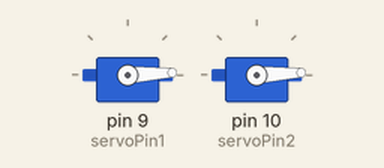
A sketch run on a simulated Arduino Uno, built with avr-gcc and run on an emulated ATmega328P. On the bench: 2 × servo.

Above: at 0.05 s.
At 1.35 s:
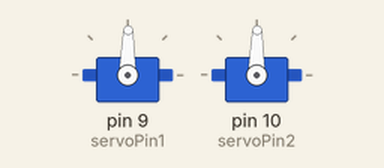
At 2.65 s:
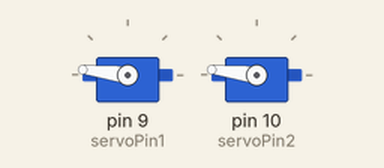
At 5.25 s:
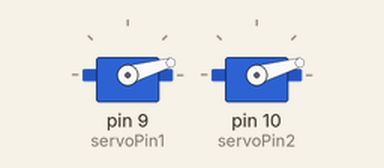
Timing chart, 0 to 7.1 s (numbered marks = the images above):
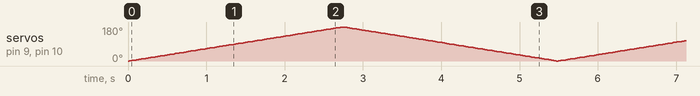

The sketch:

ServoMotor_Control.ino
```cpp
/*
 * Методическое пособие: Управление сервомоторами с помощью Arduino
 * Данный код демонстрирует базовое управление двумя сервомоторами
 */

#include <Servo.h>  // Подключаем библиотеку для работы с сервомоторами

// Создаем объекты для двух сервомоторов
// Каждый объект представляет собой отдельный сервомотор и управляется независимо
Servo servo1;
Servo servo2;

// Пины подключения сервомоторов к Arduino
// const - означает, что переменная постоянная и не будет меняться
// int - целочисленный тип данных
const int servoPin1 = 9;   // Сервомотор 1 подключен к цифровому пину 9
const int servoPin2 = 10;  // Сервомотор 2 подключен к цифровому пину 10

// Функция setup() выполняется один раз при запуске Arduino
void setup() {
  // Подключаем сервомоторы к соответствующим пинам
  // Метод attach() связывает объект сервомотора с физическим пином
  servo1.attach(servoPin1);
  servo2.attach(servoPin2);

  // Примечание: сервомоторы обычно требуют питание 5V и землю (GND)
  // Управляющий сигнал подается через указанные цифровые пины
}

// Функция loop() выполняется бесконечно после setup()
void loop() {
  // Пример: вращение сервомоторов от 0 до 180 градусов и обратно

  // Первый цикл: плавное вращение от 0 до 180 градусов
  // for - цикл с счетчиком, где angle изменяется от 0 до 180 с шагом 1
  for (int angle = 0; angle <= 180; angle += 1) {
    // Устанавливаем угол поворота для каждого сервомотора
    // write() принимает значение угла от 0 до 180 градусов
    servo1.write(angle);  // Сервомотор 1 поворачивается на угол angle
    servo2.write(angle);  // Сервомотор 2 поворачивается на угол angle

    delay(15); // Задержка 15 миллисекунд для плавного движения
    // Без задержки сервомоторы будут двигаться слишком быстро
  }

  // Второй цикл: плавное вращение обратно от 180 до 0 градусов
  for (int angle = 180; angle >= 0; angle -= 1) {
    servo1.write(angle);
    servo2.write(angle);
    delay(15); // Задержка для плавного обратного движения
  }

  // После завершения циклов функция loop() начнется снова,
  // создавая непрерывное колебательное движение сервомоторов
}
```
